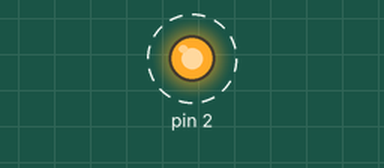
A sketch run on a simulated Arduino Uno, built with avr-gcc and run on an emulated ATmega328P. Shown: output pins drawn as LEDs (lit = HIGH). Dashed ring = blinking.

Above: at 0.2 s.
Timing chart, 0 to 3.0 s (numbered marks = the images above):
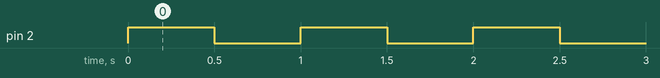

The sketch:

Pulsador_amb_Led.ino
```cpp
/************************************************************************
**                                                                     **
**                             TITOL: Regulador                        **
**                                                                     **
**                                                                     **
**   Nom : Yassine hakar                             DATA: 07/12/2016  **
************************************************************************/

//****************************INCLUDE ***********************************
 int sensorValue = 0;


//*************************** VARIABLES *********************************


//**************************** SERUP ************************************


void setup() {                      //configura el fianl de salida

  pinMode(2, OUTPUT);
}

//******************************LOOP*************************************


void loop() {                        //inicia el bucle del probrama
 digitalWrite(2, HIGH);
 delay(500);
 digitalWrite(2, LOW);
 delay(500);


//****************************** FUNCIONES ******************************
}
```

Measured:
- by itself, pin 2: alternates HIGH for 0.50 s and LOW for 0.50 s
